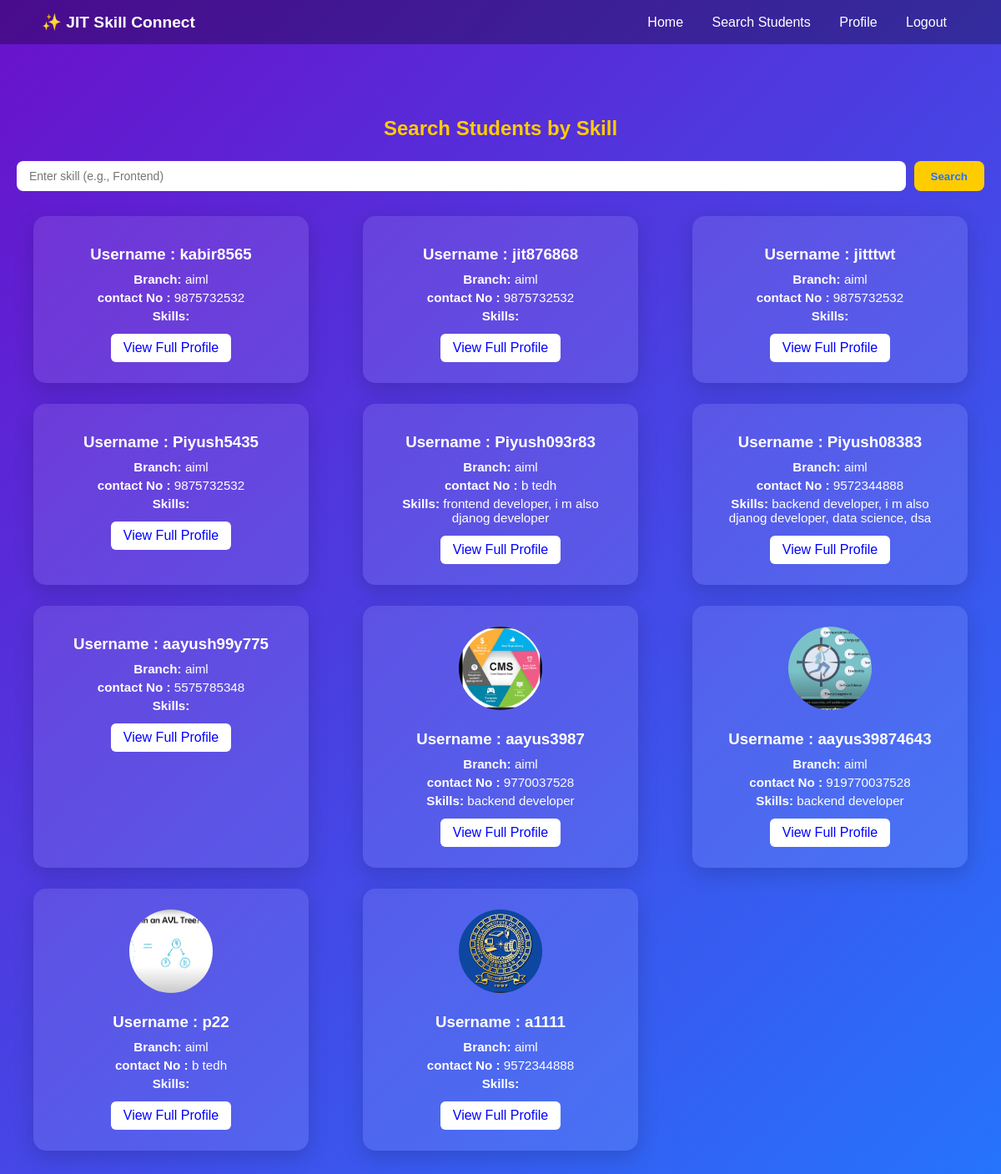
The page /search/ on the database as committed earlier.
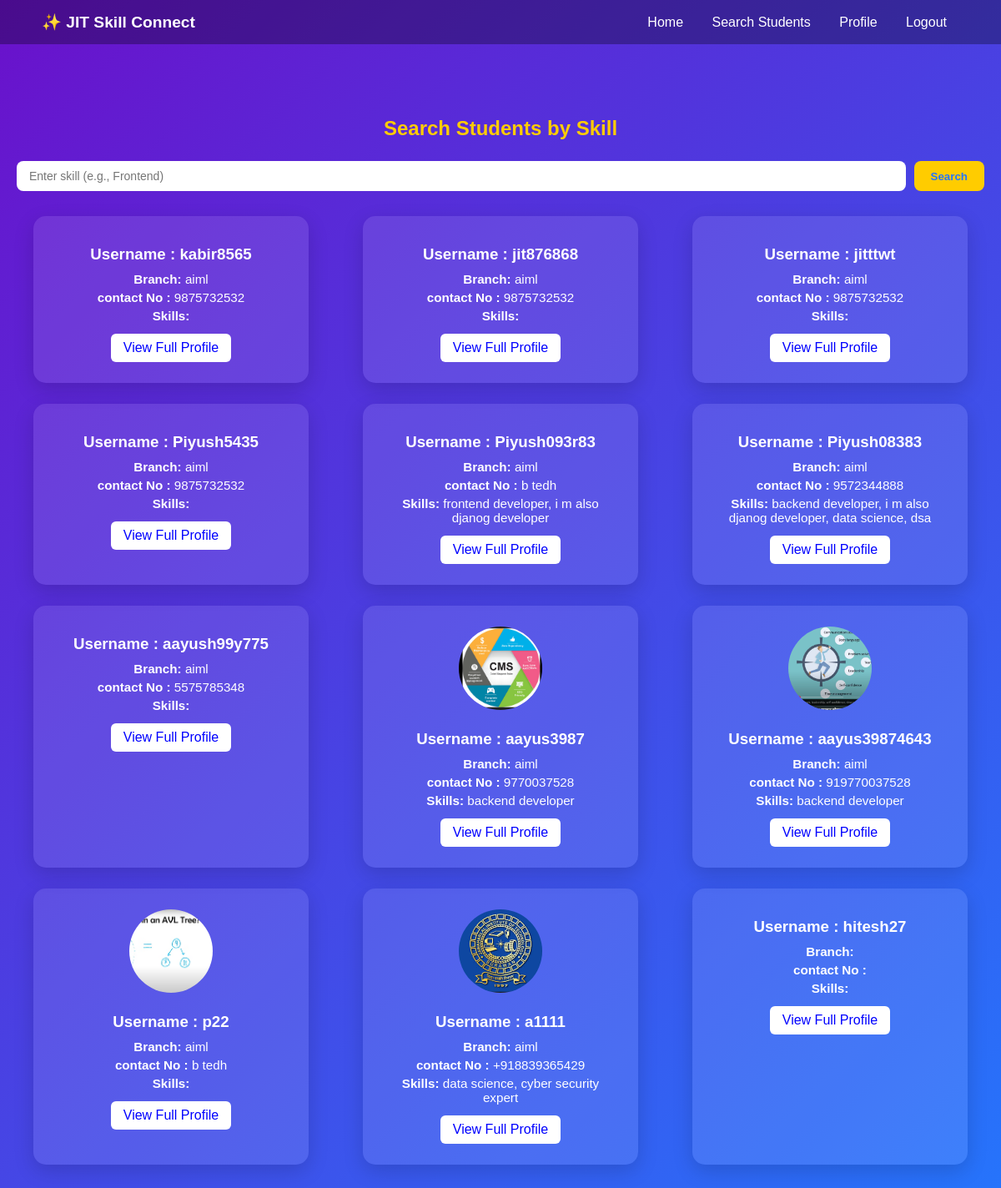
The same page on the database as committed later.
### jit/models.py (models this page shows, shortened)
class StudentProfile(models.Model):
    user = models.OneToOneField(User, on_delete=models.CASCADE)
    branch = models.CharField(max_length=100)
    contact = models.CharField(max_length=15)
    skills = models.ManyToManyField(Skill, blank=True)
    languages = models.CharField(max_length=200, blank=True)  # e.g., Python, C++, Java
    achievements = models.TextField(blank=True)
    resume = models.FileField(upload_to='resumes/', blank=True, null=True)  # PDF resume
    profile_photo = models.ImageField(upload_to='profile_photos/', blank=True, null=True)

class Skill(models.Model):
    name = models.CharField(max_length=50, unique=True)

### jit/views.py (the view)
# urls.py: path('search/', views.search_students, name='search_students'),
def search_students(request):
    query = request.GET.get('skill')
    if query:
        skill = Skill.objects.filter(name__icontains=query).first()
        if skill:
            students = StudentProfile.objects.filter(skills=skill)
        else:
            students = StudentProfile.objects.none()  # no matching skill
    else:
        students = StudentProfile.objects.all()
    return render(request, 'search.html', {'students': students})

### jit/templates/search.html (shortened to what this page needs)
<!DOCTYPE html>
<html lang="en">
{% load static %}
<head>
  <link rel="stylesheet" href="{% static 'css/search.css' %}">
</head>
<body>
  <nav>
    <div class="logo">✨ JIT Skill Connect</div>
    <div class="nav-links">
      <a href="{% url 'dashboard' %}">Home</a>
      <a href="{% url 'search_students' %}">Search Students</a>
      <a href="{% url 'my_profile' %}">Profile</a>
      <a href="{% url 'logout' %}">Logout</a>
    </div>
  </nav>
  <div class="container">
    <h2>Search Students by Skill</h2>
    <form method="GET" class="search-form">
      <input type="text" name="skill" placeholder="Enter skill (e.g., Frontend)">
      <button type="submit">Search</button>
    </form>
    {% if students %}
      <div class="grid">
        {% for s in students %}
          <div class="card">
            {% if s.profile_photo %}
              <img src="{{ s.profile_photo.url }}" alt="{{ s.user.username }}">
            {% endif %}
            <h3> Username : {{ s.user.username }}</h3>
            <p> <strong>Branch:</strong>  {{ s.branch }}</p>
            <p><strong>contact No :</strong>  {{ s.contact }}</p>
            <p><strong>Skills:</strong>
              {% for sk in s.skills.all %}
                {{ sk.name }}{% if not forloop.last %}, {% endif %}
              {% endfor %}
            </p>
            <a href="{% url 'profile_detail' s.id %}" class="btn">View Full Profile</a>
          </div>
        {% endfor %}
      </div>
    {% elif request.GET.skill %}
      <p class="no-result">No students found with that skill.</p>
    {% endif %}
  </div>
</body>
</html>

### jit/static/css/search.css (style rules this page uses)
* { margin: 0; padding: 0; box-sizing: border-box; font-family: 'Poppins', sans-serif; scroll-behavior: smooth; }
body { background: linear-gradient(135deg, #6a11cb, #2575fc); min-height: 100vh; color: #333; }
nav { position: fixed; top: 0; left: 0; width: 100%; background: rgba(0, 0, 0, 0.3); display: flex; justify-content: space-between; align-items: center; padding: 15px 50px; z-index: 1000; }
nav .logo { color: white; font-weight: 600; font-size: 1.2rem; }
nav .nav-links a { color: white; text-decoration: none; margin: 0 15px; font-weight: 500; transition: color 0.3s; }
.container { max-width: 1200px; margin: 120px auto 40px; padding: 20px; color: #fff; }
.container h2 { text-align: center; margin-bottom: 25px; color: #ffcc00; }
.search-form { display: flex; gap: 10px; justify-content: center; flex-wrap: wrap; margin-bottom: 30px; }
.search-form input { flex: 1; min-width: 250px; padding: 10px 15px; border-radius: 8px; border: none; font-size: 14px; outline: none; }
.search-form button { padding: 10px 20px; border: none; border-radius: 8px; background: #ffcc00; color: #2575fc; font-weight: 600; cursor: pointer; transition: 0.3s; }
.grid { display: grid; grid-template-columns: repeat(3, 1fr); gap: 25px; justify-items: center; }
.card { background: rgba(255, 255, 255, 0.1); border-radius: 15px; padding: 25px; width: 100%; max-width: 330px; box-shadow: 0 8px 25px rgba(0, 0, 0, 0.15); text-align: center; transition: 0.3s; }
.card img { width: 100px; height: 100px; border-radius: 50%; object-fit: cover; margin-bottom: 10px; }
.card h3 { margin: 10px 0; color:white; }
.card p { margin: 5px 0; color:white; font-size: 0.95rem; }
.card .btn { display: inline-block; margin-top: 8px; padding: 8px 15px; background: white; color: blue; border-radius: 6px; text-decoration: none; transition: background 0.3s; }

Rows that differ between the two databases and show on the page:
changed StudentProfile (number 11 of 12 on the later page): contact "9572344888" → "+918839365429"; gains Skill (name "data science")
added Skill: name "cyber security expert", shown under StudentProfile (number 11 of 12 on the later page)
added StudentProfile: user.username "hitesh27"
